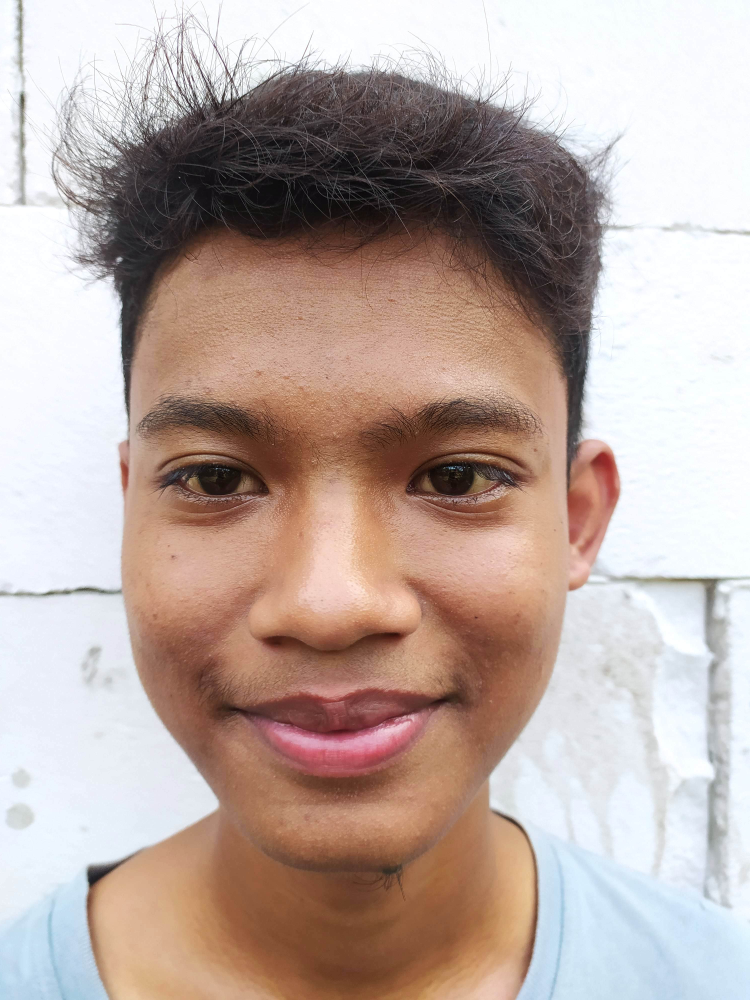
#> input picture dataset/Afifi1.jpg, 3000 x 4000 px, found by its file name (shown at 1/4 size); its folder holds only this picture in this run
$ python imageToMatrix.py
#> lines starting #> are read from the running program, lines starting #| are printed output that depends on the picture
# Import library and os
import cv2
import os
import matplotlib.pyplot as plt

# Function to extract images from dataset to array of matrix
def FolderImageToListOfMatrix(folder):
    # Initiate List of Matrix Faces
#> called with folder = 'dataset'
    listOfMatrixFace = []
    listOfFixMatrixFace = []
    for filename in os.listdir(folder):
        # Each image is processed, compressed to 256x256, and flatten to 256^2 x 1
        image = cv2.imread(os.path.join(folder,filename))
#> image is the input picture: shape (4000, 3000, 3); mean B, G, R 163.3, 170, 187.6
        image = cv2.resize(image,(256,256), interpolation = cv2.INTER_AREA)
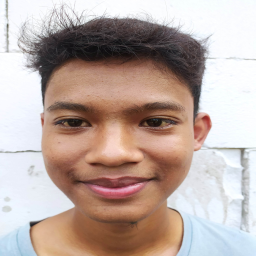
#> image: shape (256, 256, 3); mean B, G, R 163.3, 170, 187.6
        rgb_image = cv2.cvtColor(image, cv2.COLOR_BGR2RGB)
        listOfFixMatrixFace.append(rgb_image)
        gray_image = cv2.cvtColor(image, cv2.COLOR_BGR2GRAY)
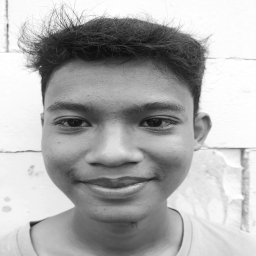
#> gray_image: shape (256, 256); min 12, max 255, mean 174.5
        result = gray_image.flatten()

        # Push matrix to list of matrix faces
        listOfMatrixFace.append(result)

    # Return List Of Matrix faces
    return listOfMatrixFace, listOfFixMatrixFace

# Reshape Image from 1 x 256^2 to 256x256 to display
def reshapeImage(face):
    x = 0
    shape = []
    for i in range(256):
        row = []
        for j in range(256):
            row.append(face[x])
            x += 1
        shape.append(row)

    return shape

# Make list of matrix faces from dataset
listOfMatrixFace = FolderImageToListOfMatrix("dataset")

$ run again, on dataset/Baiquni4.jpg
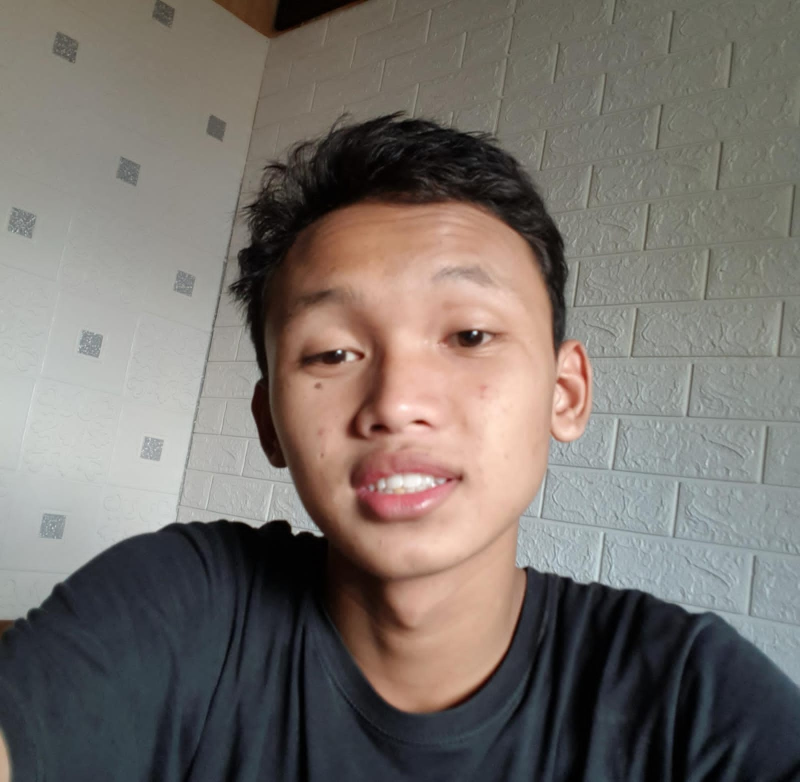
#> input picture dataset/Baiquni4.jpg, 1600 x 1564 px, found by its file name (shown at 1/2 size)
#> in FolderImageToListOfMatrix, image is the input picture: shape (1564, 1600, 3); mean B, G, R 107.7, 113, 119.5
#> in FolderImageToListOfMatrix, `image = cv2.resize(image,(256,256), interpolation = cv2.INTER_AREA)`:
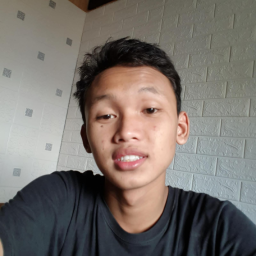
#> image: shape (256, 256, 3); mean B, G, R 107.7, 113, 119.5
#> in FolderImageToListOfMatrix, `gray_image = cv2.cvtColor(image, cv2.COLOR_BGR2GRAY)`:
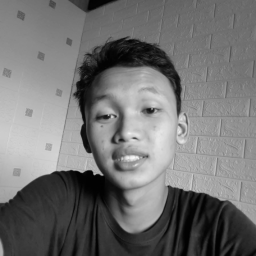
#> gray_image: shape (256, 256); min 1, max 248, mean 114.4

$ run again, on dataset/Baiquni7.jpg
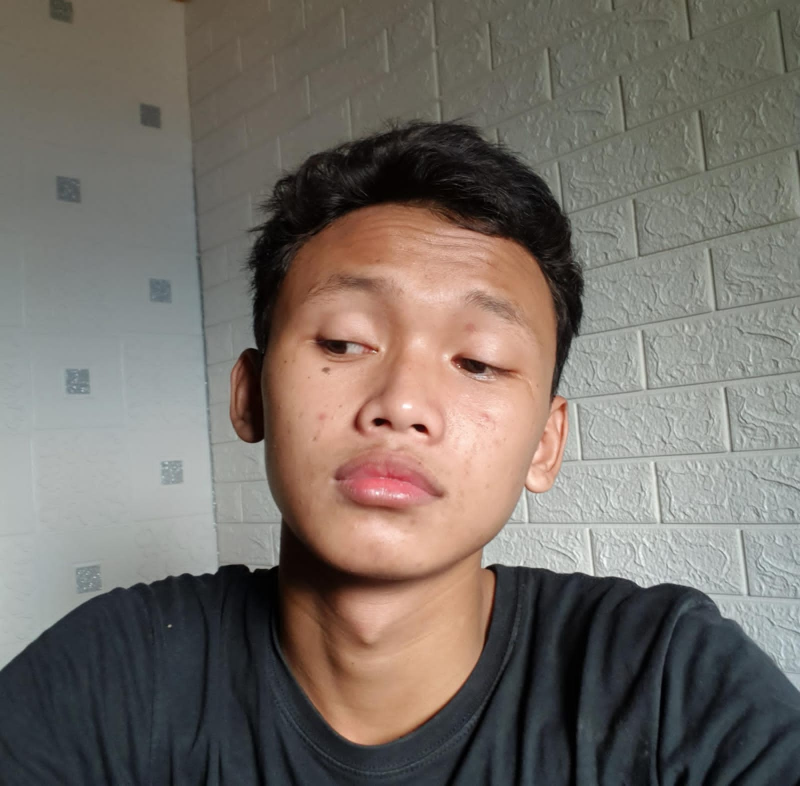
#> input picture dataset/Baiquni7.jpg, 1600 x 1571 px, found by its file name (shown at 1/2 size)
#> in FolderImageToListOfMatrix, image is the input picture: shape (1571, 1600, 3); mean B, G, R 104.3, 111.1, 118.5
#> in FolderImageToListOfMatrix, `image = cv2.resize(image,(256,256), interpolation = cv2.INTER_AREA)`:
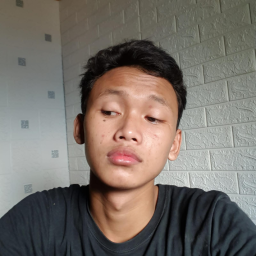
#> image: shape (256, 256, 3); mean B, G, R 104.3, 111.1, 118.5
#> in FolderImageToListOfMatrix, `gray_image = cv2.cvtColor(image, cv2.COLOR_BGR2GRAY)`:
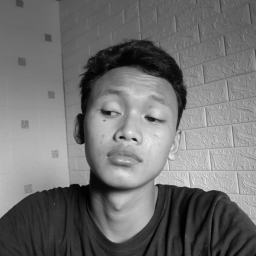
#> gray_image: shape (256, 256); min 1, max 249, mean 112.6

$ run again, on dataset/Chakim.jpeg
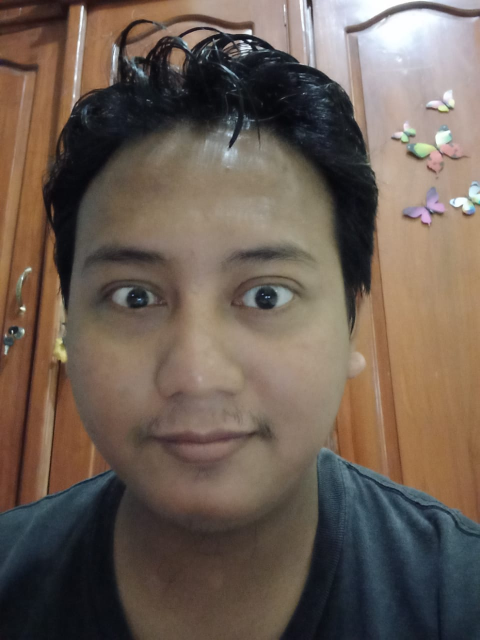
#> input picture dataset/Chakim.jpeg, 960 x 1280 px, found by its file name (shown at 1/2 size)
#> in FolderImageToListOfMatrix, image is the input picture: shape (1280, 960, 3); mean B, G, R 83.9, 94.3, 108.5
#> in FolderImageToListOfMatrix, `image = cv2.resize(image,(256,256), interpolation = cv2.INTER_AREA)`:
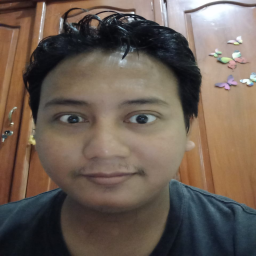
#> image: shape (256, 256, 3); mean B, G, R 83.9, 94.3, 108.5
#> in FolderImageToListOfMatrix, `gray_image = cv2.cvtColor(image, cv2.COLOR_BGR2GRAY)`:
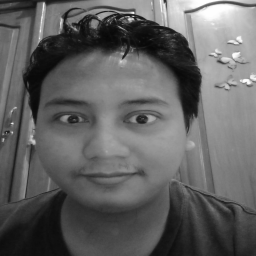
#> gray_image: shape (256, 256); min 6, max 255, mean 97.4
